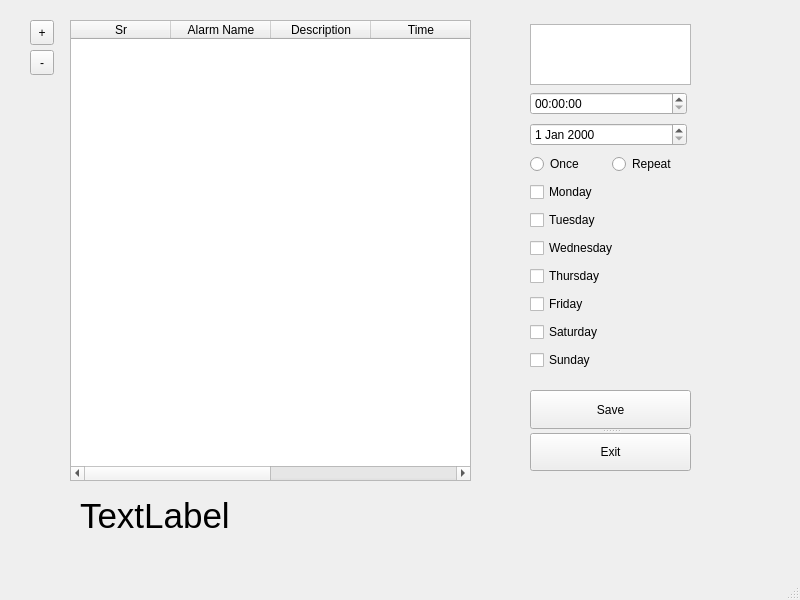
<?xml version="1.0" encoding="UTF-8"?>
<ui version="4.0">
 <class>MainWindow</class>
 <widget class="QMainWindow" name="MainWindow">
  <property name="geometry">
   <rect>
    <x>0</x>
    <y>0</y>
    <width>800</width>
    <height>600</height>
   </rect>
  </property>
  <property name="windowTitle">
   <string>MainWindow</string>
  </property>
  <widget class="QWidget" name="centralwidget">
   <widget class="QTableWidget" name="alarmList">
    <property name="geometry">
     <rect>
      <x>70</x>
      <y>20</y>
      <width>401</width>
      <height>461</height>
     </rect>
    </property>
    <column>
     <property name="text">
      <string>Sr</string>
     </property>
    </column>
    <column>
     <property name="text">
      <string>Alarm Name</string>
     </property>
    </column>
    <column>
     <property name="text">
      <string>Description</string>
     </property>
    </column>
    <column>
     <property name="text">
      <string>Time</string>
     </property>
    </column>
    <column>
     <property name="text">
      <string>Date</string>
     </property>
    </column>
    <column>
     <property name="text">
      <string>Repeat</string>
     </property>
    </column>
   </widget>
   <widget class="QWidget" name="layoutWidget">
    <property name="geometry">
     <rect>
      <x>530</x>
      <y>90</y>
      <width>157</width>
      <height>288</height>
     </rect>
    </property>
    <layout class="QVBoxLayout" name="verticalLayout">
     <item>
      <widget class="QTimeEdit" name="timeEdit"/>
     </item>
     <item>
      <widget class="QDateEdit" name="dateEdit"/>
     </item>
     <item>
      <layout class="QHBoxLayout" name="horizontalLayout">
       <item>
        <widget class="QRadioButton" name="onceRadio">
         <property name="text">
          <string>Once</string>
         </property>
        </widget>
       </item>
       <item>
        <widget class="QRadioButton" name="repeatRadio">
         <property name="text">
          <string>Repeat</string>
         </property>
        </widget>
       </item>
      </layout>
     </item>
     <item>
      <widget class="QCheckBox" name="checkBox">
       <property name="text">
        <string>Monday</string>
       </property>
      </widget>
     </item>
     <item>
      <widget class="QCheckBox" name="checkBox_2">
       <property name="text">
        <string>Tuesday</string>
       </property>
      </widget>
     </item>
     <item>
      <widget class="QCheckBox" name="checkBox_4">
       <property name="text">
        <string>Wednesday</string>
       </property>
      </widget>
     </item>
     <item>
      <widget class="QCheckBox" name="checkBox_3">
       <property name="text">
        <string>Thursday</string>
       </property>
      </widget>
     </item>
     <item>
      <widget class="QCheckBox" name="checkBox_7">
       <property name="text">
        <string>Friday</string>
       </property>
      </widget>
     </item>
     <item>
      <widget class="QCheckBox" name="checkBox_5">
       <property name="text">
        <string>Saturday</string>
       </property>
      </widget>
     </item>
     <item>
      <widget class="QCheckBox" name="checkBox_6">
       <property name="text">
        <string>Sunday</string>
       </property>
      </widget>
     </item>
    </layout>
   </widget>
   <widget class="QSplitter" name="splitter">
    <property name="geometry">
     <rect>
      <x>530</x>
      <y>390</y>
      <width>161</width>
      <height>81</height>
     </rect>
    </property>
    <property name="orientation">
     <enum>Qt::Vertical</enum>
    </property>
    <widget class="QPushButton" name="saveBtn">
     <property name="text">
      <string>Save</string>
     </property>
    </widget>
    <widget class="QPushButton" name="exitBtn">
     <property name="text">
      <string>Exit</string>
     </property>
    </widget>
   </widget>
   <widget class="QPlainTextEdit" name="desText">
    <property name="geometry">
     <rect>
      <x>530</x>
      <y>24</y>
      <width>161</width>
      <height>61</height>
     </rect>
    </property>
   </widget>
   <widget class="QToolButton" name="addBtn">
    <property name="geometry">
     <rect>
      <x>30</x>
      <y>20</y>
      <width>24</width>
      <height>25</height>
     </rect>
    </property>
    <property name="text">
     <string>+</string>
    </property>
   </widget>
   <widget class="QToolButton" name="delBtn">
    <property name="geometry">
     <rect>
      <x>30</x>
      <y>50</y>
      <width>24</width>
      <height>25</height>
     </rect>
    </property>
    <property name="text">
     <string>-</string>
    </property>
   </widget>
   <widget class="QLabel" name="timeLabel">
    <property name="geometry">
     <rect>
      <x>80</x>
      <y>490</y>
      <width>381</width>
      <height>51</height>
     </rect>
    </property>
    <property name="font">
     <font>
      <pointsize>26</pointsize>
     </font>
    </property>
    <property name="text">
     <string>TextLabel</string>
    </property>
   </widget>
  </widget>
  <widget class="QMenuBar" name="menubar">
   <property name="geometry">
    <rect>
     <x>0</x>
     <y>0</y>
     <width>800</width>
     <height>25</height>
    </rect>
   </property>
  </widget>
  <widget class="QStatusBar" name="statusbar"/>
 </widget>
 <resources/>
 <connections/>
</ui>
